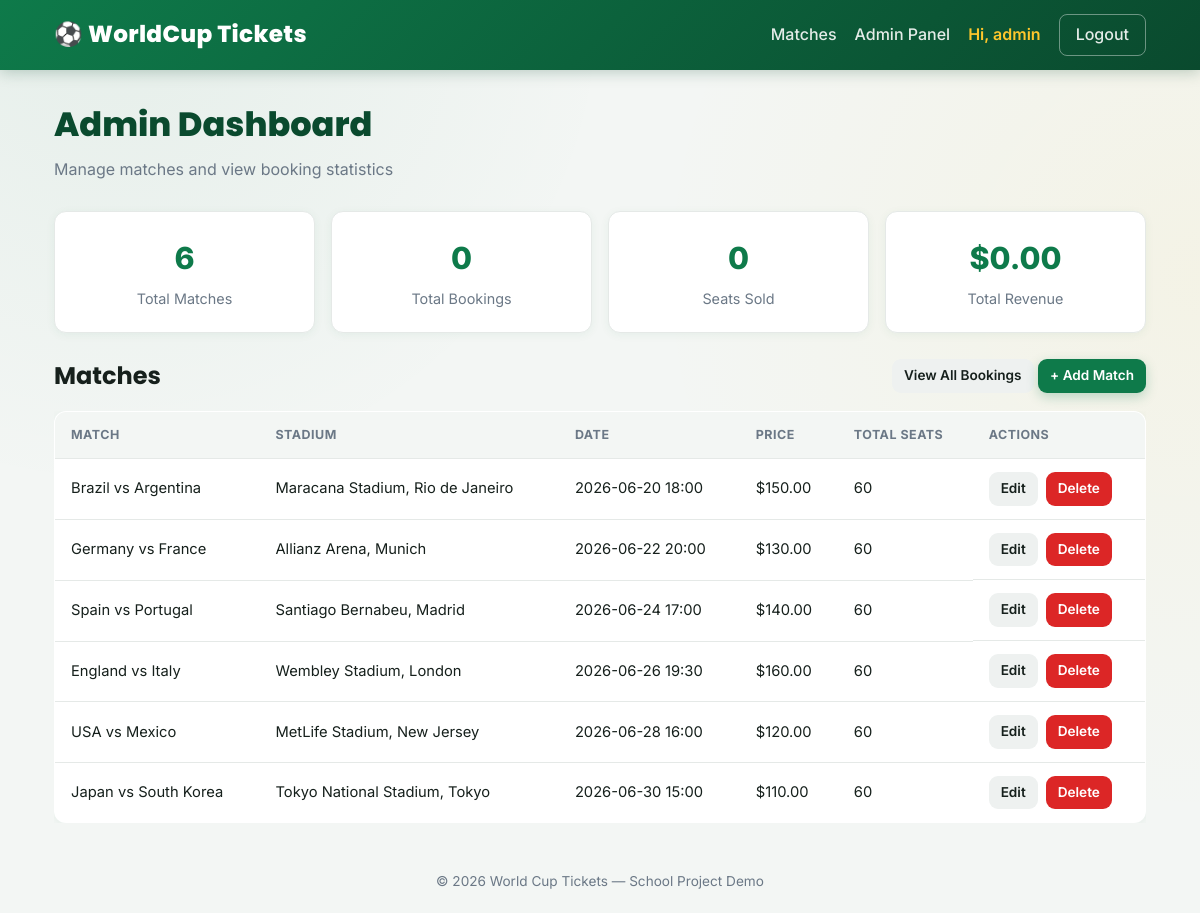
The page /admin (signed in) on the database its author committed.
### tables this page shows
CREATE TABLE matches (
        id INTEGER PRIMARY KEY AUTOINCREMENT,
        team1 TEXT NOT NULL,
        team2 TEXT NOT NULL,
        stadium TEXT NOT NULL,
        match_date TEXT NOT NULL,
        price REAL NOT NULL,
        total_seats INTEGER NOT NULL
    );

### app.py (the view)
@app.route("/admin")
@admin_required
def admin_dashboard():
    db = get_db()
    matches = db.execute("SELECT * FROM matches ORDER BY match_date").fetchall()
    total_bookings = db.execute("SELECT COUNT(*) FROM bookings WHERE payment_status='paid'").fetchone()[0]
    total_revenue = db.execute("SELECT COALESCE(SUM(total_price), 0) FROM bookings WHERE payment_status='paid'").fetchone()[0]
    total_seats_sold = db.execute("SELECT COALESCE(SUM(num_seats), 0) FROM bookings WHERE payment_status='paid'").fetchone()[0]
    return render_template(
        "admin_dashboard.html",
        matches=matches,
        total_bookings=total_bookings,
        total_revenue=total_revenue,
        total_seats_sold=total_seats_sold,
    )

### app.py (called while the page is built)
@app.context_processor
def inject_helpers():
    return dict(flag_code=flag_code, stadium_image=stadium_image)

def get_db():
    if "db" not in g:
        g.db = sqlite3.connect(DB)
        g.db.row_factory = sqlite3.Row
    return g.db

def admin_required(f):
    @wraps(f)
    def wrapper(*args, **kwargs):
        if "user_id" not in session or not session.get("is_admin"):
            flash("Admin access required.", "danger")
            return redirect(url_for("index"))
        return f(*args, **kwargs)
    return wrapper

### templates/admin_dashboard.html (shortened to what this page needs)
{% extends "base.html" %}
{% block content %}
<div class="page-header">
    <h1>Admin Dashboard</h1>
    <p>Manage matches and view booking statistics</p>
</div>
<div class="admin-stats">
    <div class="stat-card">
        <div class="stat-value">{{ matches|length }}</div>
        <div class="stat-label">Total Matches</div>
    </div>
    <div class="stat-card">
        <div class="stat-value">{{ total_bookings }}</div>
        <div class="stat-label">Total Bookings</div>
    </div>
    <div class="stat-card">
        <div class="stat-value">{{ total_seats_sold }}</div>
        <div class="stat-label">Seats Sold</div>
    </div>
    <div class="stat-card">
        <div class="stat-value">${{ "%.2f"|format(total_revenue) }}</div>
        <div class="stat-label">Total Revenue</div>
    </div>
</div>
<div class="admin-header-row">
    <h2>Matches</h2>
    <div>
        <a href="{{ url_for('admin_bookings') }}" class="btn btn-secondary btn-sm">View All Bookings</a>
        <a href="{{ url_for('add_match') }}" class="btn btn-primary btn-sm" style="width: auto;">+ Add Match</a>
    </div>
</div>
<div style="overflow-x:auto;">
<table class="admin-table">
    <thead>
        <tr>
            <th>Match</th>
            <th>Stadium</th>
            <th>Date</th>
            <th>Price</th>
            <th>Total Seats</th>
            <th>Actions</th>
        </tr>
    </thead>
    <tbody>
        {% for match in matches %}
        <tr>
            <td>{{ match.team1 }} vs {{ match.team2 }}</td>
            <td>{{ match.stadium }}</td>
            <td>{{ match.match_date }}</td>
            <td>${{ "%.2f"|format(match.price) }}</td>
            <td>{{ match.total_seats }}</td>
            <td class="admin-actions">
                <a href="{{ url_for('edit_match', match_id=match.id) }}" class="btn btn-secondary btn-sm">Edit</a>
                <a href="{{ url_for('delete_match', match_id=match.id) }}" class="btn btn-danger btn-sm" onclick="return confirm('Delete this match? This will also remove related bookings.');">Delete</a>
            </td>
        </tr>
        {% endfor %}
    </tbody>
</table>
</div>
{% endblock %}

### templates/base.html (shortened to what this page needs)
<!DOCTYPE html>
<html lang="en">
<head>
    <link rel="stylesheet" href="{{ url_for('static', filename='css/style.css') }}">
</head>
<body>
    <nav class="navbar">
        <div class="nav-container">
            <a href="{{ url_for('index') }}" class="logo">⚽ WorldCup Tickets</a>
            <div class="nav-links">
                <a href="{{ url_for('index') }}">Matches</a>
                {% if session.get('user_id') %}
                    {% if session.get('is_admin') %}
                        <a href="{{ url_for('admin_dashboard') }}">Admin Panel</a>
                    {% else %}
                        <a href="{{ url_for('my_tickets') }}">My Tickets</a>
                    {% endif %}
                    <span class="nav-user">Hi, {{ session.get('username') }}</span>
                    <a href="{{ url_for('logout') }}" class="btn-nav">Logout</a>
                {% else %}
                    <a href="{{ url_for('login') }}" class="btn-nav">Login</a>
                    <a href="{{ url_for('register') }}" class="btn-nav btn-nav-primary">Sign Up</a>
                {% endif %}
            </div>
        </div>
    </nav>
    <div class="container">
        {% block content %}{% endblock %}
    </div>
    <footer class="footer">
        <p>&copy; 2026 World Cup Tickets — School Project Demo</p>
    </footer>
</body>
</html>

### static/css/style.css (style rules this page uses)
:root { --primary: #0e7a4a; --primary-light: #16a35f; --primary-dark: #0a4a2e; --gold: #ffc72c; --gold-dark: #e6a800; --light-bg: #f3f6f4; --card-bg: #ffffff; --text-dark: #16201c; --text-muted: #6b7886; --danger: #dc2626; --success: #16a34a; --warning: #d97706; --border: #e5e9e7; --shadow-sm: 0 2px 10px rgba(14, 122, 74, 0.06); --shadow-md: 0 10px 30px rgba(14, 122, 74, 0.12); --radius: 14px; }
* { margin: 0; padding: 0; box-sizing: border-box; }
html { scroll-behavior: smooth; }
body { font-family: 'Inter', 'Segoe UI', Tahoma, Geneva, Verdana, sans-serif; background-color: var(--light-bg); background-image: radial-gradient(circle at 10% 0%, rgba(14, 122, 74, 0.06) 0%, transparent 35%), radial-gradient(circle at 100% 30%, rgba(255, 199, 44, 0.07) 0%, transparent 40%); color: var(--text-dark); line-height: 1.6; min-height: 100vh; display: flex; flex-direction: column; animation: fadeInBody 0.5s ease; }
h1, h2, h3, .logo, .match-teams, .ticket-header h2 { font-family: 'Poppins', 'Inter', sans-serif; }
.navbar { background: linear-gradient(135deg, var(--primary), var(--primary-dark)); box-shadow: 0 2px 14px rgba(10, 74, 46, 0.25); position: sticky; top: 0; z-index: 100; }
.nav-container { max-width: 1140px; margin: 0 auto; display: flex; justify-content: space-between; align-items: center; padding: 14px 24px; flex-wrap: wrap; gap: 12px; }
.logo { color: #fff; font-size: 1.45rem; font-weight: 800; text-decoration: none; letter-spacing: 0.3px; display: flex; align-items: center; gap: 8px; transition: transform 0.2s; }
.nav-links { display: flex; align-items: center; gap: 18px; flex-wrap: wrap; }
.nav-links a { color: #e5ece8; text-decoration: none; font-weight: 500; transition: color 0.2s, transform 0.2s; position: relative; }
.nav-links a:not(.btn-nav):not(.btn-nav-primary)::after { content: ''; position: absolute; left: 0; bottom: -4px; width: 0; height: 2px; background: var(--gold); transition: width 0.25s ease; }
.nav-user { color: var(--gold); font-weight: 600; }
.btn-nav { border: 1px solid rgba(255,255,255,0.4); padding: 7px 16px; border-radius: 8px; transition: all 0.2s; }
.container { max-width: 1140px; margin: 0 auto; padding: 28px 24px; flex: 1; width: 100%; }
.page-header { margin-bottom: 28px; animation: fadeInUp 0.5s ease; }
.page-header h1 { font-size: 2.1rem; font-weight: 800; color: var(--primary-dark); margin-bottom: 6px; }
.page-header p { color: var(--text-muted); }
.btn { display: inline-block; padding: 11px 22px; border-radius: 9px; border: none; font-weight: 600; font-size: 0.95rem; cursor: pointer; text-decoration: none; text-align: center; transition: transform 0.15s ease, box-shadow 0.2s ease, background 0.2s ease, opacity 0.2s ease; }
.btn-primary { background: var(--primary); color: #fff; width: 100%; box-shadow: 0 4px 12px rgba(14, 122, 74, 0.25); }
.btn-danger { background: var(--danger); color: #fff; }
.btn-secondary { background: #eef1f0; color: var(--text-dark); }
.btn-sm { padding: 6px 12px; font-size: 0.85rem; }
.admin-stats { display: grid; grid-template-columns: repeat(auto-fit, minmax(180px, 1fr)); gap: 16px; margin-bottom: 24px; }
.stat-card { background: var(--card-bg); border-radius: 12px; box-shadow: var(--shadow-sm); padding: 22px; text-align: center; border: 1px solid var(--border); transition: transform 0.2s; animation: fadeInUp 0.4s ease backwards; }
.stat-card .stat-value { font-size: 1.9rem; font-weight: 800; color: var(--primary); }
.stat-card .stat-label { color: var(--text-muted); font-size: 0.9rem; margin-top: 4px; }
.admin-table { width: 100%; background: var(--card-bg); border-radius: 12px; overflow: hidden; box-shadow: var(--shadow-sm); border-collapse: collapse; border: 1px solid var(--border); }
.admin-table th, .admin-table td { padding: 13px 16px; text-align: left; border-bottom: 1px solid var(--border); font-size: 0.92rem; }
.admin-table th { background: var(--light-bg); color: var(--text-muted); text-transform: uppercase; font-size: 0.78rem; letter-spacing: 0.5px; }
.admin-table tr { transition: background 0.15s; }
.admin-table tr:last-child td { border-bottom: none; }
.admin-actions { display: flex; gap: 8px; }
.admin-header-row { display: flex; justify-content: space-between; align-items: center; margin-bottom: 16px; flex-wrap: wrap; gap: 12px; }
.footer { text-align: center; padding: 20px; color: var(--text-muted); font-size: 0.85rem; }

### rows shown on the page
matches: team1 "Brazil", team2 "Argentina", stadium "Maracana Stadium, Rio de Janeiro", match_date "2026-06-20 18:00", price "150.00", total_seats "60"
matches: team1 "Germany", team2 "France", stadium "Allianz Arena, Munich", match_date "2026-06-22 20:00", price "130.00", total_seats "60"
matches: team1 "Spain", team2 "Portugal", stadium "Santiago Bernabeu, Madrid", match_date "2026-06-24 17:00", price "140.00", total_seats "60"
matches: team1 "England", team2 "Italy", stadium "Wembley Stadium, London", match_date "2026-06-26 19:30", price "160.00", total_seats "60"
matches: team1 "USA", team2 "Mexico", stadium "MetLife Stadium, New Jersey", match_date "2026-06-28 16:00", price "120.00", total_seats "60"
matches: team1 "Japan", team2 "South Korea", stadium "Tokyo National Stadium, Tokyo", match_date "2026-06-30 15:00", price "110.00", total_seats "60"

### other values the page prints
{{ session.get('username') }} "admin"
{{ matches|length }} "6"
{{ total_bookings }} "0"
{{ total_seats_sold }} "0"
{{ "%.2f"|format(total_revenue) }} "0.00"
